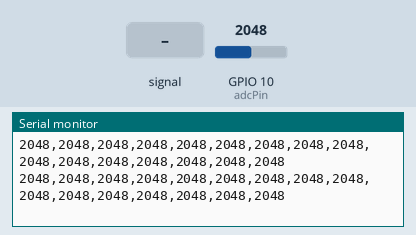
The sketch below on a simulated ESP32. Shown: the last lines printed to the serial monitor. The test bench sets the inputs (shaded band); at power-on: GPIO 10 (adcPin) = 2048 (analog values on the 0–4095 scale).

Above: at 1.7 s.
1.8 s: GPIO 10 (adcPin) fed a 200 Hz sine of ±1842 counts around its level
At 2.52 s:
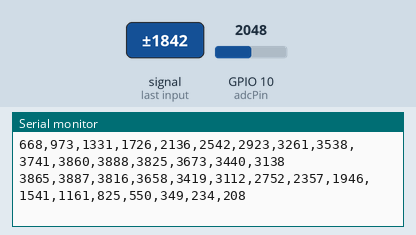
4.8 s: GPIO 10 (adcPin) set to 2866
At 5.47 s:
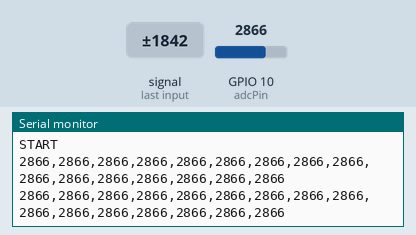
7.8 s: GPIO 10 (adcPin) set to 3603
At 8.52 s:
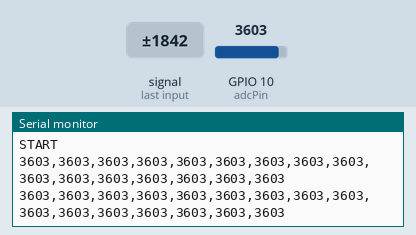
Timing chart, 0 to 10.8 s (numbered marks = the images above; inputs shaded):
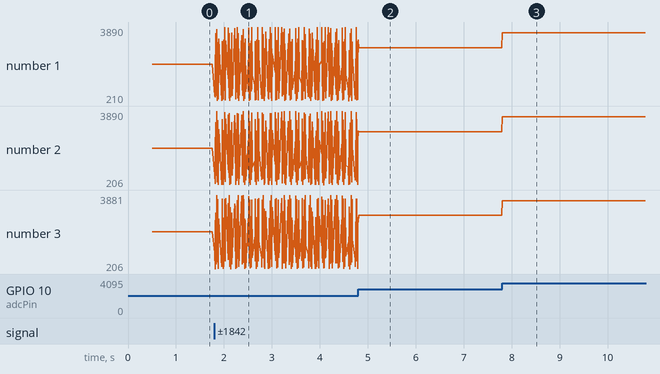

The sketch:

data_acquisition.ino
```cpp
#define ROWS 14
#define COLS 16

// Updated to your ESP32-S3 safe pins
const int rowSelectPins[4] = {4, 5, 6, 7};
const int colSelectPins[4] = {15, 16, 17, 18};
const int adcPin = 10;

// Die 14 Zeilenstreifen sind physisch an C2-C15 angeschlossen (nicht C0-C13) -
// dieser Offset sorgt dafür, dass der Code die richtigen Kanäle anspricht.
const int ROW_CHANNEL_OFFSET = 2;

// --- Timing ---
const int settleMicros = 50;

void setMuxChannel(const int pins[4], int channel) {
  for (int i = 0; i < 4; i++) {
    digitalWrite(pins[i], (channel >> i) & 0x01);
  }
}

void setup() {
  Serial.begin(115200);

  for (int i = 0; i < 4; i++) {
    pinMode(rowSelectPins[i], OUTPUT);
    pinMode(colSelectPins[i], OUTPUT);
  }
  pinMode(adcPin, INPUT);

  analogReadResolution(12); // 0-4095
  analogSetAttenuation(ADC_11db); // Full 0-3.3V range for S3

  // kurze Pause, damit die serielle Verbindung steht, bevor Daten kommen
  delay(500);
}

void loop() {
  Serial.println("START");

  for (int row = 0; row < ROWS; row++) {
    setMuxChannel(rowSelectPins, row + ROW_CHANNEL_OFFSET);
    delayMicroseconds(settleMicros);

    String line = "";
    for (int col = 0; col < COLS; col++) {
      setMuxChannel(colSelectPins, col);
      delayMicroseconds(settleMicros);

      int value = analogRead(adcPin);
      line += String(value);
      if (col < COLS - 1) line += ",";
    }
    Serial.println(line);
  }

  Serial.println("END");
  delay(50);
}
```

Measured:
- after the input at 1.8 s, the serial monitor: prints a new line at once (image 1)
- after the input at 7.8 s, the serial monitor: prints a new line at once (image 3)
- plotted number 1: 2048 → 3247 after the input at 1.8 s, 2866 → 3603 after the input at 7.8 s
- plotted number 2: 2048 → 2907 after the input at 1.8 s, 2866 → 3603 after the input at 7.8 s
- plotted number 3: 2048 → 2524 after the input at 1.8 s, 2866 → 3603 after the input at 7.8 s
